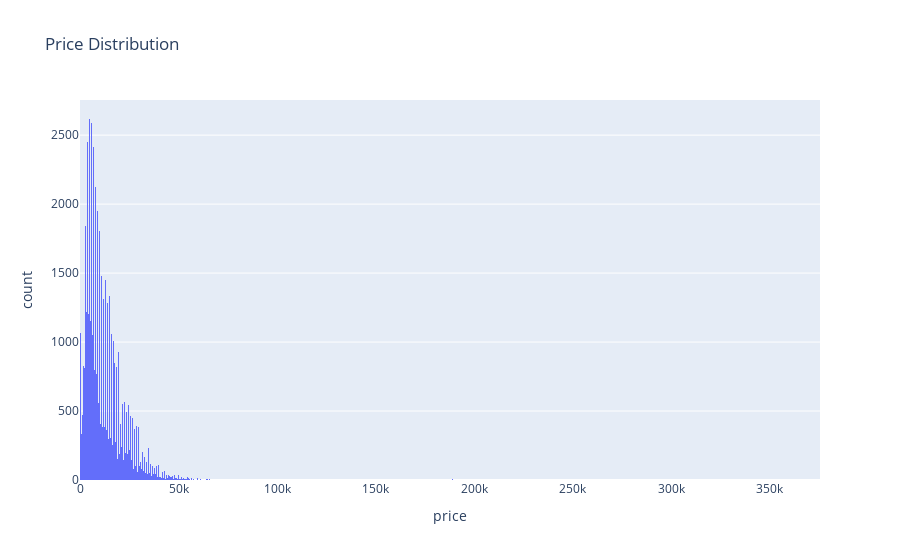

The notebook cell this image was saved under:
### Code cell
fig1 = px.histogram(df, x='price', title='Price Distribution')
fig1.show()

### Figure 1 — Plotly figure (JSON) as saved in the notebook; plotly's stock layout.template omitted (floating-point values rounded to 4 significant figures; data arrays with more than 128 entries replaced by an {"elided": "..."} marker saying what was removed)
{"data": [{"alignmentgroup": "True", "bingroup": "x", "hovertemplate": "price=%{x}<br>count=%{y}<extra></extra>", "legendgroup": "", "marker": {"color": "#636efa", "pattern": {"shape": ""}}, "name": "", "offsetgroup": "", "orientation": "v", "showlegend": false, "type": "histogram", "x": {"elided": "51525 int values"}, "xaxis": "x", "yaxis": "y"}], "layout": {"barmode": "relative", "legend": {"tracegroupgap": 0}, "title": {"text": "Price Distribution"}, "xaxis": {"anchor": "y", "domain": [0, 1], "title": {"text": "price"}}, "yaxis": {"anchor": "x", "domain": [0, 1], "title": {"text": "count"}}}}
